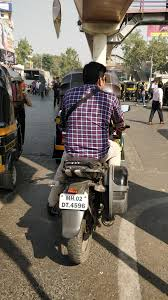
#> input picture drishti-backend/downloadingtest.jpg, 168 x 300 px
$ python -i preprocess.py   (imports and definitions only)
#> lines starting #> are read from the running program, lines starting #| are printed output that depends on the picture
#> further down, picture is the input picture: shape (300, 168, 3); mean B, G, R 98, 109.7, 119.1
"""Image preprocessing for YOLOv8 inference."""

from __future__ import annotations

import cv2
import numpy as np

TARGET_SIZE = 640
PAD_COLOR = (114, 114, 114)


def preprocess_image(image: np.ndarray) -> tuple[np.ndarray, dict]:
    """
    Enhance and letterbox an image for YOLO inference.

    Returns:
        preprocessed_image: 640x640 BGR array ready for the model
        transform_info: dict with original size, scale, and padding for bbox remap
    """
    original_h, original_w = image.shape[:2]
#> original_h = 300; original_w = 168

    lab = cv2.cvtColor(image, cv2.COLOR_BGR2LAB)
#> lab: shape (300, 168, 3); mean of channels 0, 1, 2 116.8, 129.8, 135.8
    l_channel, a_channel, b_channel = cv2.split(lab)
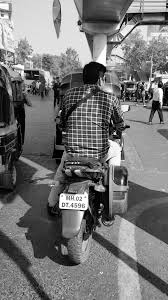
#> l_channel: shape (300, 168); min 0, max 255, mean 116.8
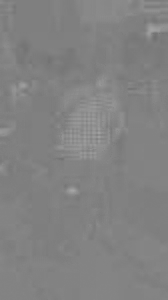
#> a_channel: shape (300, 168); min 113, max 166, mean 129.8
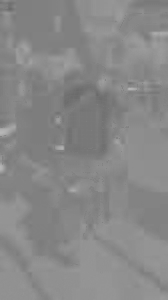
#> b_channel: shape (300, 168); min 106, max 183, mean 135.8
    clahe = cv2.createCLAHE(clipLimit=2.0, tileGridSize=(8, 8))
    l_channel = clahe.apply(l_channel)
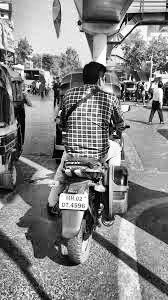
#> l_channel: shape (300, 168); min 0, max 255, mean 131.2
    enhanced = cv2.merge([l_channel, a_channel, b_channel])
#> enhanced: shape (300, 168, 3); mean of channels 0, 1, 2 131.2, 129.8, 135.8
    enhanced = cv2.cvtColor(enhanced, cv2.COLOR_LAB2BGR)
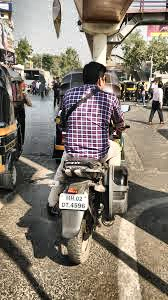
#> enhanced: shape (300, 168, 3); mean B, G, R 112.4, 124.4, 133.9

    denoised = cv2.GaussianBlur(enhanced, (3, 3), 0)
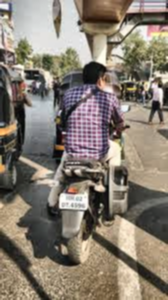
#> denoised: shape (300, 168, 3); mean B, G, R 112.4, 124.4, 133.9

    scale = min(TARGET_SIZE / original_w, TARGET_SIZE / original_h)
#> scale = 2.13
    new_w = int(round(original_w * scale))
#> new_w = 358
    new_h = int(round(original_h * scale))
#> new_h = 640

    resized = cv2.resize(denoised, (new_w, new_h), interpolation=cv2.INTER_LINEAR)

    pad_w = TARGET_SIZE - new_w
#> pad_w = 282
    pad_h = TARGET_SIZE - new_h
#> pad_h = 0
    pad_left = pad_w // 2
#> pad_left = 141
    pad_top = pad_h // 2
#> pad_top = 0
    pad_right = pad_w - pad_left
#> pad_right = 141
    pad_bottom = pad_h - pad_top
#> pad_bottom = 0

    letterboxed = cv2.copyMakeBorder(
        resized,
        pad_top,
        pad_bottom,
        pad_left,
        pad_right,
        cv2.BORDER_CONSTANT,
        value=PAD_COLOR,
    )
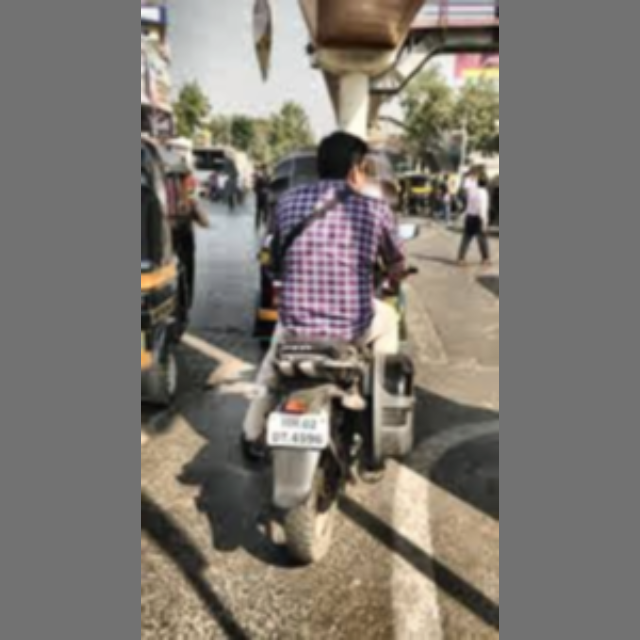
#> letterboxed: shape (640, 640, 3); mean B, G, R 113, 119.8, 125.1

    transform_info = {
        "original_size": (original_w, original_h),
        "scale": scale,
        "pad_left": pad_left,
        "pad_top": pad_top,
        "new_size": (new_w, new_h),
    }

    return letterboxed, transform_info


def remap_bbox_to_original(bbox: list[float], transform_info: dict) -> list[int]:
    """Map a bbox from letterboxed 640x640 space back to original image coordinates."""
    x1, y1, x2, y2 = bbox
    scale = transform_info["scale"]
    pad_left = transform_info["pad_left"]
    pad_top = transform_info["pad_top"]
    orig_w, orig_h = transform_info["original_size"]

    x1 = (x1 - pad_left) / scale
    y1 = (y1 - pad_top) / scale
    x2 = (x2 - pad_left) / scale
    y2 = (y2 - pad_top) / scale

    x1 = int(max(0, min(orig_w - 1, round(x1))))
    y1 = int(max(0, min(orig_h - 1, round(y1))))
    x2 = int(max(0, min(orig_w, round(x2))))
    y2 = int(max(0, min(orig_h, round(y2))))

    return [x1, y1, x2, y2]

>>> import cv2
>>> picture = cv2.imread('../downloadingtest.jpg')
>>> result = preprocess_image(picture)
